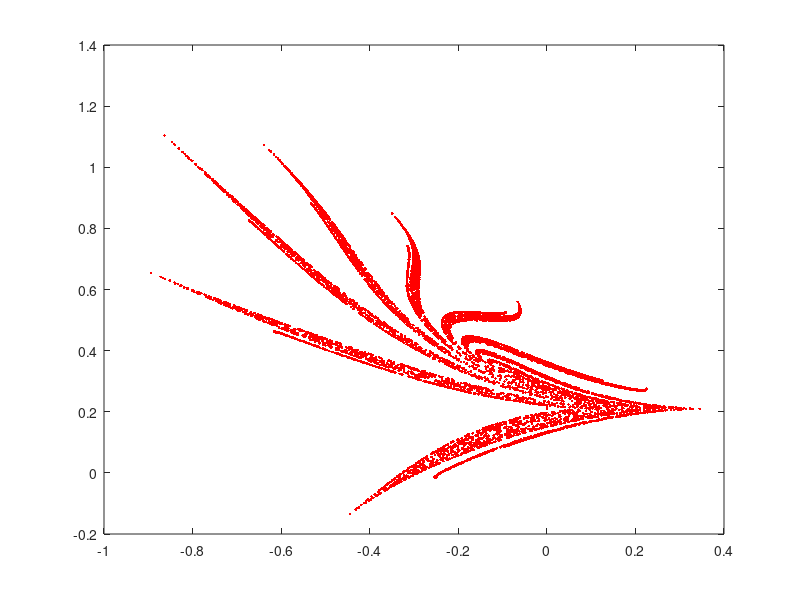

This figure's MATLAB source:
% Timothy Smith 
% 5/5/16
%___________________
y(1)=0.21;
x(1)=0;
for k=1:1E4;
    x(k+1)=y(k).*(1+sin(0.7.*x(k)))-1.2.*sqrt(abs(x(k)));
    y(k+1)=0.21-x(k);
end
plot(x,y,'.r')


